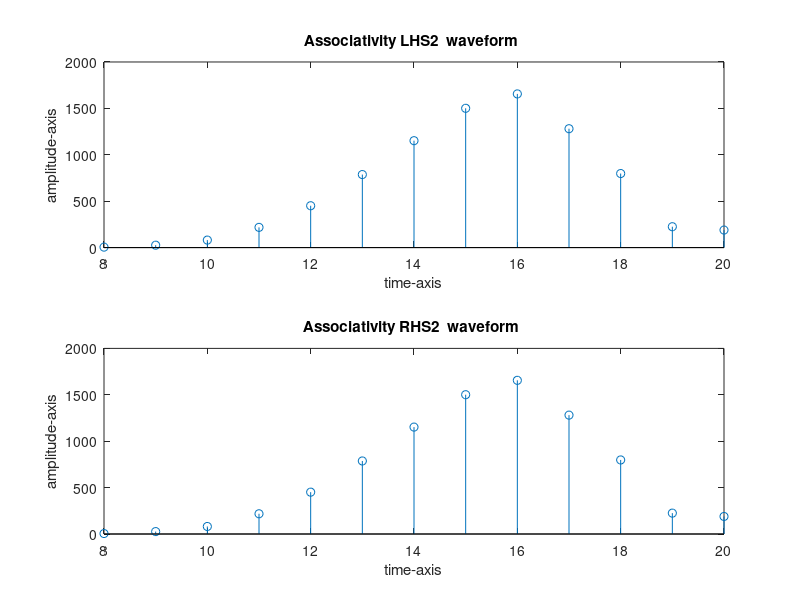

This figure's MATLAB source:
n1=0:2:6; 
n2=-1:1:1; 
n3=-1:1:4;  

x=[1,2,3,9]; 
y=[5,6,7];   

% Commutative property
LHS1=conv(x,y)

RHS1=conv(y,x)

%Associativity property

n4=9:1:16;
z=[1,2,3,5,8,9,0,3]


LHS2=conv(z,LHS1)
n5=8:1:20;
subplot(2,1,1);
stem(n5,LHS2);
title('Associativity LHS2  waveform ');

xlabel('time-axis');

ylabel('amplitude-axis');

RHS2=conv(z,LHS2)

subplot(2,1,2);
stem(n5,LHS2);
title('Associativity RHS2  waveform ');

xlabel('time-axis');

ylabel('amplitude-axis');

